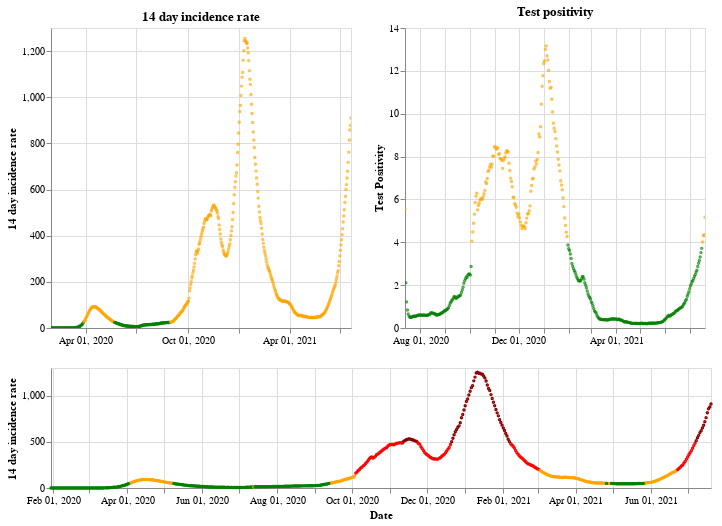

This figure's notebook cell:
### Markdown cell above
## England

### Code cell
plot_traffic_light('England')

### Figure 1 — Vega-Lite specification as saved in the notebook (floating-point values rounded to 4 significant figures; data arrays with more than 128 entries replaced by an {"elided": "..."} marker saying what was removed)
{"config": {"view": {"continuousWidth": 400, "continuousHeight": 300}}, "vconcat": [{"hconcat": [{"mark": {"type": "point", "size": 2}, "encoding": {"color": {"condition": {"value": "green", "test": "(datum.twoWeeklyCasesRate <= 25)"}, "value": "orange"}, "tooltip": [{"type": "nominal", "field": "areaName"}, {"type": "temporal", "field": "date"}, {"type": "quantitative", "field": "twoWeeklyCasesRate"}, {"type": "quantitative", "field": "testPositivity"}], "x": {"type": "temporal", "axis": {"title": ""}, "field": "date", "scale": {"domain": {"selection": "DateBrush"}}, "timeUnit": "yearmonthdate"}, "y": {"type": "quantitative", "axis": {"title": "14 day incidence rate"}, "field": "twoWeeklyCasesRate"}}, "title": "14 day incidence rate", "width": 300}, {"mark": {"type": "point", "size": 2}, "encoding": {"color": {"condition": {"value": "green", "test": "(datum.testPositivity <= 4)"}, "value": "orange"}, "tooltip": [{"type": "nominal", "field": "areaName"}, {"type": "temporal", "field": "date"}, {"type": "quantitative", "field": "twoWeeklyCasesRate"}, {"type": "quantitative", "field": "testPositivity"}], "x": {"type": "temporal", "axis": {"title": ""}, "field": "date", "scale": {"domain": {"selection": "DateBrush"}}, "timeUnit": "yearmonthdate"}, "y": {"type": "quantitative", "axis": {"title": "Test Positivity"}, "field": "testPositivity"}}, "title": "Test positivity", "width": 300}]}, {"layer": [{"mark": {"type": "point", "size": 2}, "encoding": {"color": {"condition": {"value": "orange", "test": "(((datum.testPositivity < 4) && (datum.twoWeeklyCasesRate >= 50)) && (datum.twoWeeklyCasesRate < 200))"}, "value": "red"}, "opacity": {"condition": {"value": 1, "test": "((datum.twoWeeklyCasesRate >= 50) && (datum.twoWeeklyCasesRate < 500))"}, "value": 0}, "tooltip": [{"type": "nominal", "field": "areaName"}, {"type": "temporal", "field": "date"}, {"type": "quantitative", "field": "twoWeeklyCasesRate"}, {"type": "quantitative", "field": "testPositivity"}], "x": {"type": "temporal", "axis": {"title": "Date"}, "field": "date", "timeUnit": "yearmonthdate"}, "y": {"type": "quantitative", "axis": {"title": "14 day incidence rate"}, "field": "twoWeeklyCasesRate"}}, "selection": {"DateBrush": {"type": "interval", "encodings": ["x"], "fields": ["Time"]}}}, {"mark": {"type": "point", "size": 2}, "encoding": {"color": {"value": "darkred"}, "opacity": {"condition": {"value": 1, "test": "(datum.twoWeeklyCasesRate >= 500)"}, "value": 0}, "tooltip": [{"type": "nominal", "field": "areaName"}, {"type": "temporal", "field": "date"}, {"type": "quantitative", "field": "twoWeeklyCasesRate"}, {"type": "quantitative", "field": "testPositivity"}], "x": {"type": "temporal", "axis": {"title": "Date"}, "field": "date", "timeUnit": "yearmonthdate"}, "y": {"type": "quantitative", "axis": {"title": "14 day incidence rate"}, "field": "twoWeeklyCasesRate"}}}, {"mark": {"type": "point", "size": 2}, "encoding": {"color": {"condition": {"value": "green", "test": "((datum.testPositivity < 4) && (datum.twoWeeklyCasesRate < 50))"}, "value": "orange"}, "opacity": {"condition": {"value": 1, "test": "(datum.twoWeeklyCasesRate < 50)"}, "value": 0}, "tooltip": [{"type": "nominal", "field": "areaName"}, {"type": "temporal", "field": "date"}, {"type": "quantitative", "field": "twoWeeklyCasesRate"}, {"type": "quantitative", "field": "testPositivity"}], "x": {"type": "temporal", "axis": {"title": "Date"}, "field": "date", "timeUnit": "yearmonthdate"}, "y": {"type": "quantitative", "axis": {"title": "14 day incidence rate"}, "field": "twoWeeklyCasesRate"}}}], "height": 120, "width": 660}], "data": {"name": "data-b86a030f256af62611cce45b838d2b0f"}, "$schema": "https://vega.github.io/schema/vega-lite/v4.8.1.json", "datasets": {"data-b86a030f256af62611cce45b838d2b0f": {"elided": "538 records"}}}
